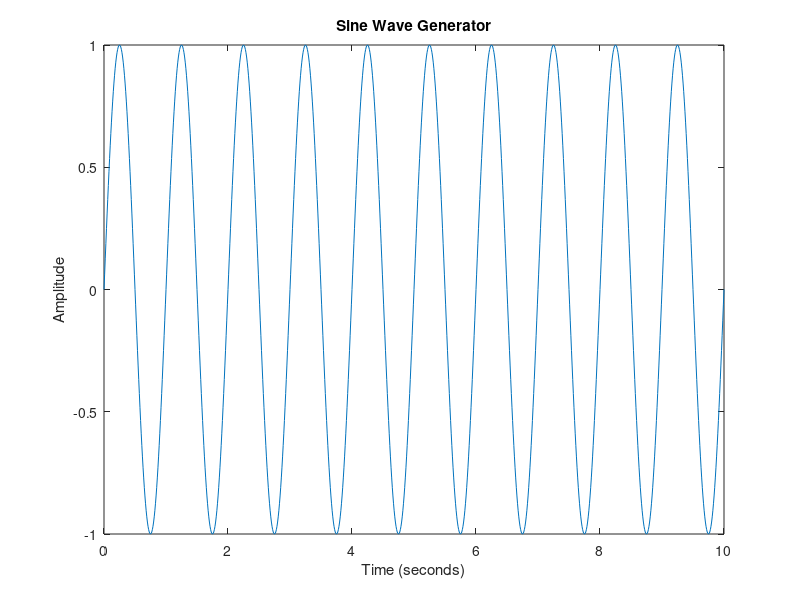

Recreate this plot in MATLAB. (Note: this script raises an error after producing the figure.)
% Sine Wave Generator
% Generate a sine wave with adjustable frequency and amplitude

% Define the time array (0 to 10 seconds)
t = 0:0.01:10;

% Define the initial parameters
frequency = 1;  % Hz
amplitude = 1;   % units

% Calculate the sine wave using the defined frequency and amplitude
sine_wave = amplitude * sin(2 * pi * frequency * t);

% Plot the sine wave
plot(t, sine_wave);
xlabel('Time (seconds)');
ylabel('Amplitude');
title('Sine Wave Generator');

% Prompt user to adjust the frequency and amplitude
prompt = 'Enter a new frequency (Hz) or 0 to keep current: ';
new_frequency = input(prompt);
if new_frequency ~= 0
    frequency = new_frequency;
end

prompt = 'Enter a new amplitude: ';
new_amplitude = input(prompt);
if ~isempty(new_amplitude)
    amplitude = str2num(new_amplitude);
end

% Recalculate and plot the sine wave with the new parameters
sine_wave = amplitude * sin(2 * pi * frequency * t);
plot(t, sine_wave);
xlabel('Time (seconds)');
ylabel('Amplitude');
title('Sine Wave Generator');
